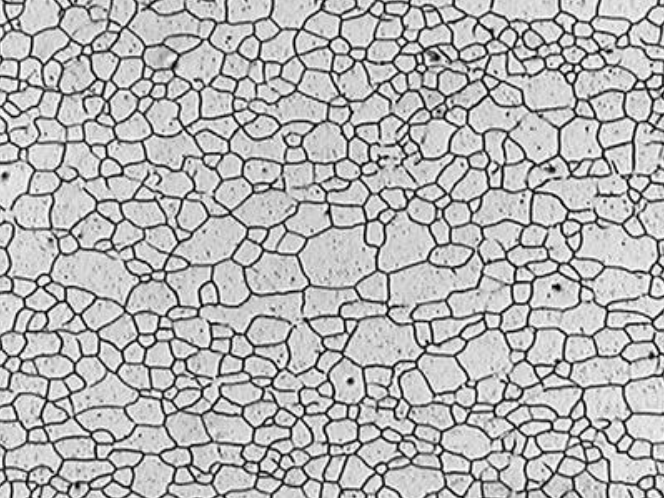
#> input picture Metal_Structure.png, 664 x 498 px
$ python WantedResult.py
#> lines starting #> are read from the running program, lines starting #| are printed output that depends on the picture; after the words box and inside, x2 and y2 are one past the last pixel; in counts of white or black regions, pixels touching at a corner belong together; long printed decimals are rounded
# -*- coding: utf-8 -*-
"""
Created on Mon Jan 23 22:44:49 2023

@author: Enzo
"""
# to install opencv: pip install opencv-python
import cv2 #to read and clean the image
import numpy as np #to create array
import matplotlib.pyplot as plt #to plot the threshold
import pandas as pd #to analyse the grain properties
from scipy import ndimage #to label the grains
from skimage import io, color, measure

#Read image
img = cv2.imread("Metal_Structure.png", 0) #read the microscopic image and convert it to a matrix(the "0" is to convert in greyscale)
#> img is the input picture: shape (498, 664); min 0, max 255, mean 180.9
pixels_to_m = 500e-9 #to define


#clean image
blured_image = cv2.GaussianBlur(img,(5,5),0)
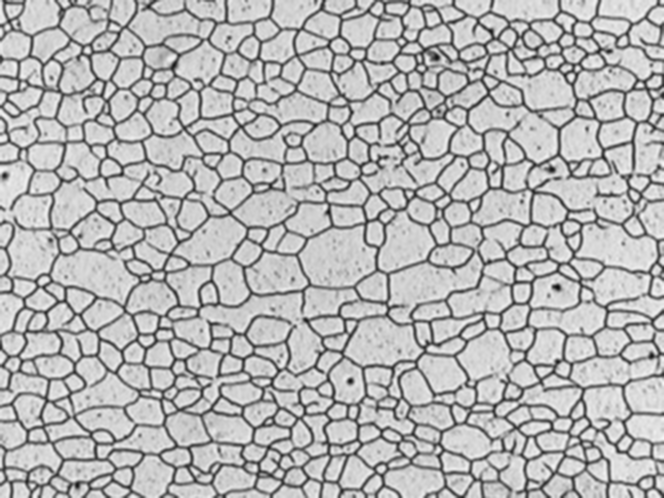
#> blured_image: shape (498, 664); min 13, max 246, mean 180.9
#cv2.imshow("blured image", blured_image)

#plt.hist(img.flat, bins = 100, range=(0,255)) #to determine the threshold value manually
img_return, img_thresholded = cv2.threshold(blured_image, 0, 255, cv2.THRESH_BINARY+cv2.THRESH_OTSU) #return the recommanded threshold for the image and put the value 255 (black) to the pixels corresponding to the grains border and 0 (white) for the others
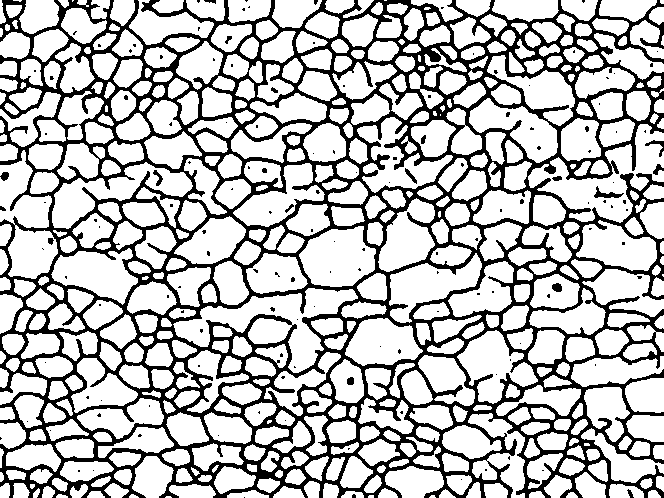
#> img_thresholded: shape (498, 664); 73% white; 145 black regions (126 under 20 px), largest, box (x1, y1, x2, y2) and area: (0, 0, 664, 498) 87495, (594, 186, 624, 198) 138, (645, 140, 664, 157) 92
#> img_return = 159
print(img_return)
#| 159.0

kernel = np.ones((3, 3), np.uint8)
#np.array([[1, 2, 1], [2, 4, 2], [1, 2, 1]])+
img_eroded = cv2.erode(img_thresholded, kernel, iterations=2) #to fill the holes between the grains border created with the threshold
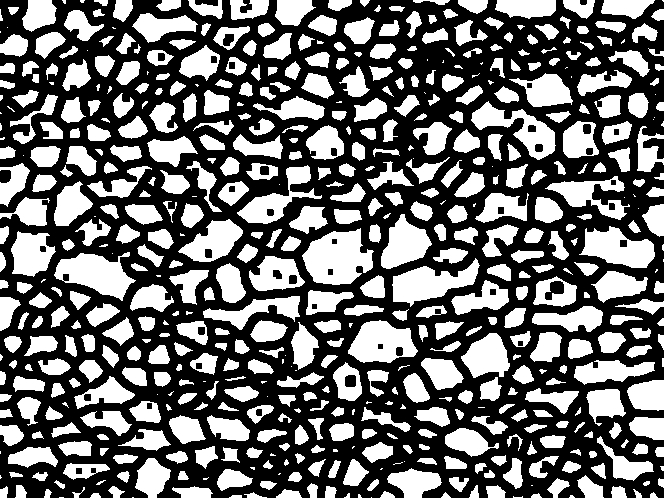
#> img_eroded: shape (498, 664); 42.3% white; 579 white regions (92 under 20 px), largest, box (x1, y1, x2, y2) and area: (302, 228, 374, 285) 2722, (54, 252, 136, 301) 2187, (392, 258, 480, 307) 2077
img_dilated = cv2.dilate(img_eroded, kernel, iterations=2) #then dilate to get the borders back to their original size
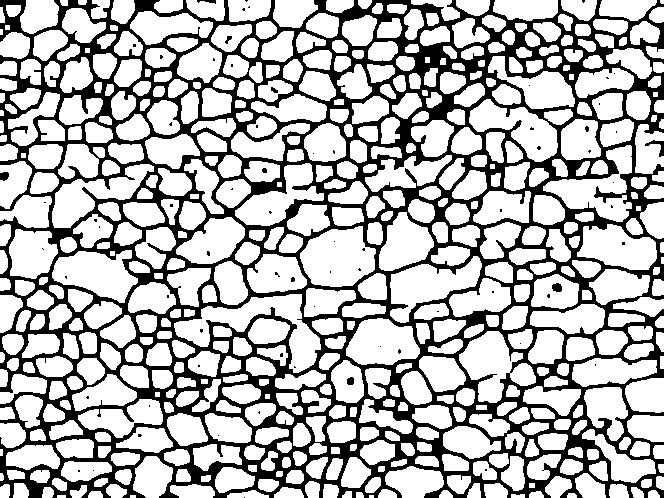
#> img_dilated: shape (498, 664); 70.1% white; 71 black regions (62 under 20 px), largest, box (x1, y1, x2, y2) and area: (0, 0, 664, 498) 98052, (645, 140, 664, 157) 105, (552, 283, 562, 292) 73


#cv2.imshow("eroded image", img_eroded)
#cv2.imshow("Thresholded Image", img_thresholded)
#cv2.imshow("Dilated Image", img_dilated) #to test the result of thresholding, erosion and dilate


#create mask
mask = img_dilated == 255 #get the border of the grains by taking every pixels = to 255
#> mask: shape (498, 664) bool; 70.1% white; 71 black regions (62 under 20 px)
#io.imshow(mask) #to verify the result of the mask


#label the grains
labeled_mask, nb_labels = ndimage.label(mask, structure = [[1, 1, 1], [1, 1, 1], [1, 1, 1]]) #the structure determine when a pixel is linked to another (the one that I put is the one used by ImageJ)
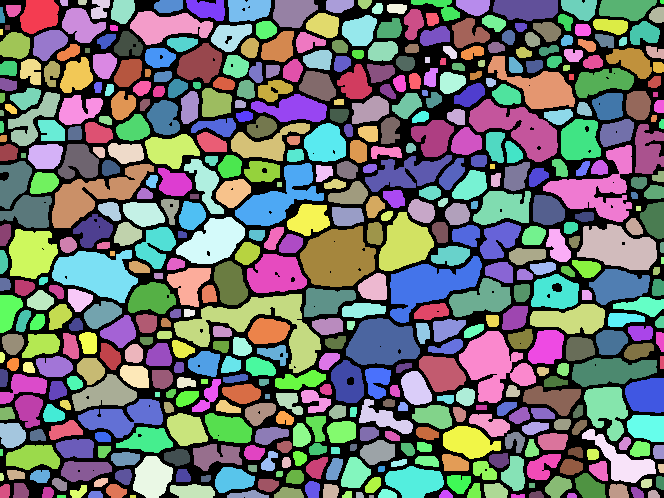
#> labeled_mask: shape (498, 664) int32; 537 distinct labels, from 0 to 536; one colour per label, 0 black
#> nb_labels = 536

#img_labelled = color.label2rgb(labeled_mask, bg_label = 0)
#cv2.imshow("colored label image", img_labelled) #to verify the result of the labeled mask
cv2.waitKey(0)


#measure the properties of each grains
clusters = measure.regionprops(labeled_mask, img) #properties: Area, Orientation, Perimeter, Major/MinorAxisLenght
#> clusters = 536 regions; largest, box (x1, y1, x2, y2) and area: (174, 294, 321, 373) 3796, (300, 226, 376, 287) 3382, (390, 256, 482, 323) 2951, (459, 331, 536, 403) 2932, (543, 145, 632, 222) 2842
for properties in clusters:
    print(f"label : {properties.label} Area : {properties.area} Perimeter : {properties.perimeter}")
#> this loop made 536 passes
#| label : 1 Area : 1037.0 Perimeter : 126.426
#| label : 2 Area : 44.0 Perimeter : 22.828
#| label : 3 Area : 42.0 Perimeter : 22.828
#| label : 4 Area : 268.0 Perimeter : 88.385
#| label : 5 Area : 465.0 Perimeter : 81.456
#| label : 6 Area : 321.0 Perimeter : 72.971
#| label : 7 Area : 593.0 Perimeter : 114.184
#| label : 8 Area : 812.0 Perimeter : 143.598
#> (further printed lines are left out)
